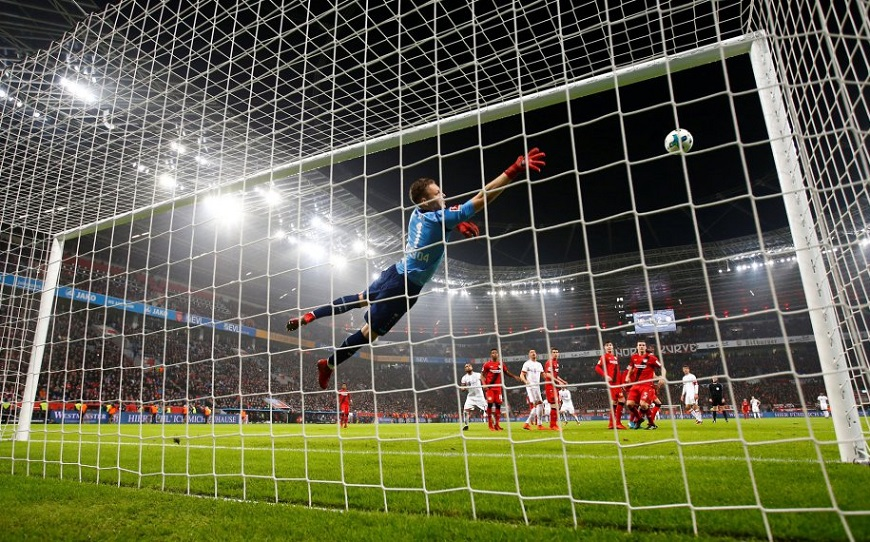
#> input picture Vision por computadora 1-20230619T010142Z-001/Vision por computadora 1/Images/golazo.jpg, 870 x 542 px, found by its file name
$ jupyter execute 'TP2 Item3 VPC1.ipynb'
#> lines starting #> are read from the running program, lines starting #| are printed output that depends on the picture
[cell 1]
import numpy as np
import cv2
from scipy.fftpack import fftshift, fft2, ifftshift, ifft2
from skimage.filters import laplace
import matplotlib.pyplot as plt

[cell 2]
from google.colab import drive
drive.mount('/content/drive')
path_image1="/content/drive/MyDrive/Colab Notebooks/Vision por computadora 1/Images/tapitas.jpg"
path_image2="/content/drive/MyDrive/Colab Notebooks/Vision por computadora 1/Images/golazo.jpg"

[cell 3]
def create_gauss_filter(h, w, k_size, sigma):
    x = np.linspace(-h//2, h//2, h)
    y = np.linspace(-w//2, w//2, w)
    xx, yy = np.meshgrid(x, y)
    kernel = np.exp(-(xx**2 + yy**2) / (2 * sigma**2))
    kernel = kernel / np.sum(kernel)  # Normalizar el filtro

    # Calcular la transformada de Fourier del filtro
    fft_gauss_filter = fftshift(fft2(ifftshift(kernel)))

    return kernel, fft_gauss_filter

[cell 4]
# Función para aplicar un filtro gaussiano en el dominio espectral
def apply_gauss_filter(image, fft_filter):
    # Calcular la transformada de Fourier de la imagen
    fft_image = fftshift(fft2(ifftshift(image)))

    # Aplicar el filtro multiplicando en el dominio espectral
    filtered_image = np.real(ifftshift(ifft2(ifftshift(fft_image * fft_filter))))

    return filtered_image

[cell 5]
# Función para calcular la medida de nitidez VOL
def calculate_sharpness_measure(image):
    vol = np.var(laplace(image))
    return vol

[cell 6]
def calculate_sharpness_measure(image):
    # Calcular la transformada de Fourier de la imagen
    fft_image = fft2(image)

    # Calcular el espectro de potencia
    power_spectrum = np.abs(fftshift(fft_image)) ** 2

    # Calcular la medida de nitidez (por ejemplo, Spectral Weighted Contrast Measure)
    sharpness_measure = np.sum(power_spectrum) / (image.shape[0] * image.shape[1])

    return sharpness_measure

[cell 7]
# Parámetros del filtro
h = 256
w = 256
k_size = 31
sigma_values = [2, 5, 10]

# Cargar una imagen para aplicar el filtro
image = cv2.imread(path_image2, cv2.IMREAD_GRAYSCALE)
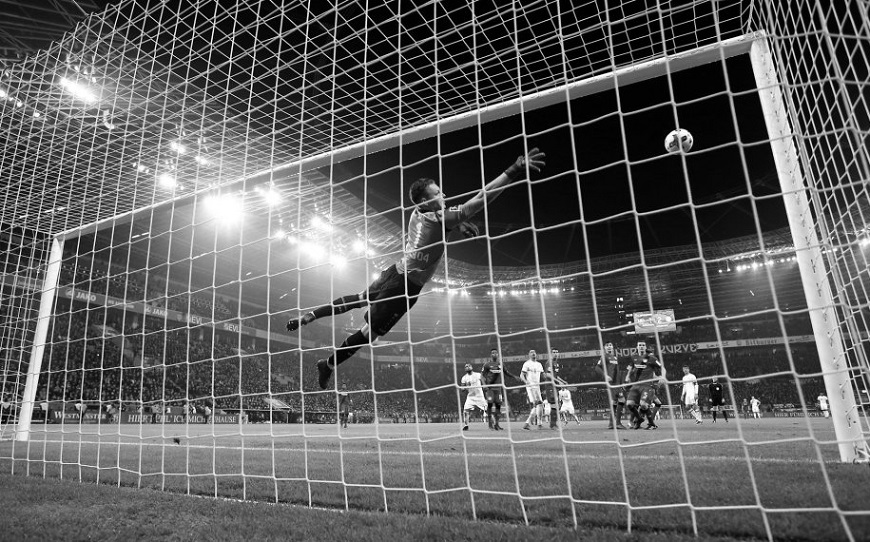
#> image: shape (542, 870); min 0, max 255, mean 94.9

# Cambiar el tamaño de la imagen para que sea compatible con el filtro
image = cv2.resize(image, (w, h))
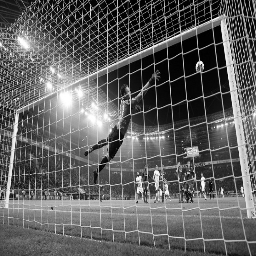
#> image: shape (256, 256); min 0, max 255, mean 94.9

# Crear una figura para mostrar las representaciones del filtro y la imagen filtrada
fig, axs = plt.subplots(len(sigma_values) + 1, 4, figsize=(16, 4*(len(sigma_values)+1)), constrained_layout=True)

# Mostrar la imagen original
axs[0, 0].imshow(image, cmap='gray')
axs[0, 0].set_title('Original')
axs[0, 0].axis('off')

# Calcular la medida de nitidez para la imagen original
sharpness_original = calculate_sharpness_measure(image)
#> in calculate_sharpness_measure, `sharpness_measure = np.sum(power_spectrum) / (image.shape[0] * image.s..`: sharpness_measure = 850201251
#> sharpness_original = 850201251

# Mostrar la medida de nitidez para la imagen original
axs[0, 1].axis('off')
axs[0, 2].axis('off')
axs[0, 3].set_title(f'Original (VOL: {sharpness_original:.2f})')
axs[0, 3].axis('off')

# Repetir el proceso para diferentes valores de sigma
for i, sigma in enumerate(sigma_values):
    # Crear el filtro gaussiano y su transformada de Fourier
    gauss_filter, fft_gauss_filter = create_gauss_filter(h, w, k_size, sigma)

    # Graficar el filtro gaussiano en el dominio espacial
    axs[i+1, 0].imshow(gauss_filter, cmap='gray')
    axs[i+1, 0].set_title(f'Filtro gaussiano (sigma={sigma})')
    axs[i+1, 0].axis('off')

    # Graficar el filtro gaussiano en el dominio espectral
    axs[i+1, 1].imshow(np.abs(fft_gauss_filter), cmap='gray')
    axs[i+1, 1].set_title('Transformada de Fourier')
    axs[i+1, 1].axis('off')

    # Aplicar el filtro espectral a la imagen
    filtered_image = apply_gauss_filter(image, fft_gauss_filter)

    # Calcular la medida de nitidez VOL para la imagen filtrada espectralmente
    sharpness_spectral = calculate_sharpness_measure(filtered_image)

    # Calcular la medida de nitidez VOL para la imagen filtrada por convolución
    kernel = cv2.getGaussianKernel(k_size, sigma)
    kernel = np.outer(kernel, kernel)
    filtered_convolution = cv2.filter2D(image, -1, kernel)
    sharpness_convolution = calculate_sharpness_measure(filtered_convolution)

    # Mostrar la imagen filtrada espectralmente
    axs[i+1, 2].imshow(filtered_image, cmap='gray')
    axs[i+1, 2].set_title(f'Filtrado espectral (VOL: {sharpness_spectral:.2f})')
    axs[i+1, 2].axis('off')

    # Mostrar la imagen filtrada por convolución
    axs[i+1, 3].imshow(filtered_convolution, cmap='gray')
    axs[i+1, 3].set_title(f'Filtrado por convolución (VOL: {sharpness_convolution:.2f})')
    axs[i+1, 3].axis('off')
#> this loop made 3 passes
#> (sharpness_spectral, sharpness_convolution) on passes 1 to 3: (732950350.1, 733861913), (699966324.9, 702111043), (672398203.3, 685943295)
#> pass 1, in apply_gauss_filter, `filtered_image = np.real(ifftshift(ifft2(ifftshift(fft_image * fft_fil..`:
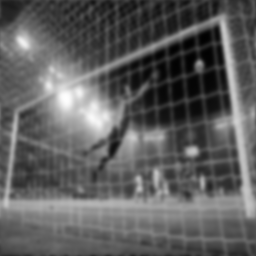
#> filtered_image: shape (256, 256) float64; min 1.96, max 254.3, mean 94.9
#> after the loop:
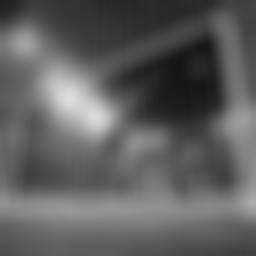
#> filtered_convolution: shape (256, 256); min 20, max 220, mean 95

# Ajustar el espacio entre las subfiguras
plt.subplots_adjust(wspace=0.1, hspace=0.1)

# Mostrar la figura
plt.show()
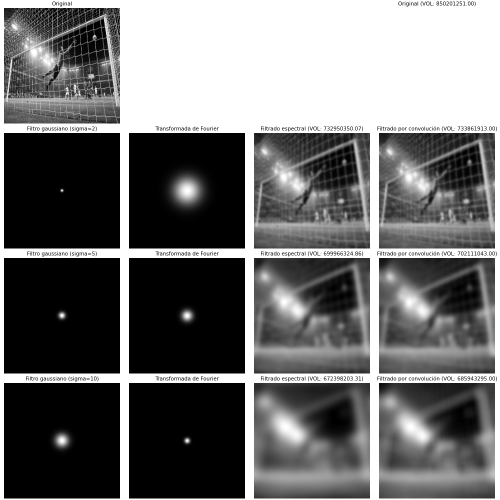
#> figure drawn by matplotlib, 13 panels
